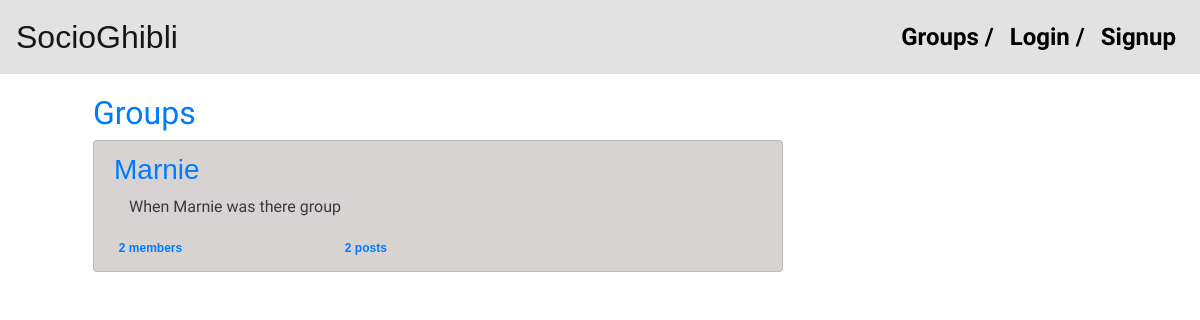
Page /groups/ on the earlier database version.
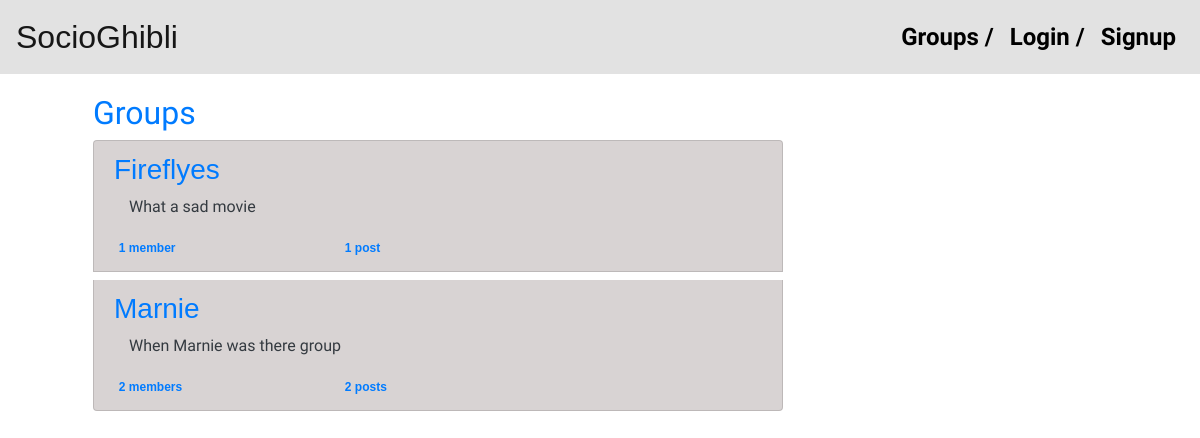
Same page on the later database version.
### groups/models.py (models this page shows, shortened)
class SocioGhibliGroup(models.Model):
    name = models.CharField(max_length=255, unique=True)
    slug = models.SlugField(allow_unicode=True, unique=True)
    description = models.TextField(blank=False, default='')
    description_html = models.TextField(editable=False, default='', blank=True)
    members = models.ManyToManyField(current_user, through="SocioGhibliGroupMember")
    class Meta:
        ordering = ["name"]

### groups/views.py (the view)
# urls.py: path("", views.ListSocioGhibliGroupView.as_view(), name="all"),
class ListSocioGhibliGroupView(ListView):
    model = SocioGhibliGroup
    template_name = "groups/group_list.html"

### groups/templates/groups/group_list.html (shortened to what this page needs)
{% extends "groups/group_base.html" %}
{% block pregroup %}
  <div class="col-md-4">
    <div class="content">
      <h2>Groups</h2>
    </div>
  </div>
{% endblock %}
{% block group_content %}
  <div class="col-md-8">
    <div class="list-group">
      {% for group in object_list %}
        <a class="list-group-item mb-2" href="{% url 'groups:single' slug=group.slug %}">
          <h3 class="title list-group-item-heading aria-font">
            {{ group.name }}
          </h3>
          <div class="list-group-item-text container-fluid">
            {{ group.description_html|safe }}
          </div>
          <div class="row">
            <div class="col-md-4">
              <span class="badge aria-font">{{ group.members.count }} member{{ group.members.count|pluralize }}</span>
            </div>
            <div class="col-md-4">
              <span class="badge aria-font">{{ group.posts.count }} post{{ group.posts.count|pluralize }}</span>
            </div>
          </div>
        </a>
      {% endfor %}
    </div>
  </div>
{% endblock %}

Differences in the rows shown:
added SocioGhibliGroup: name "Fireflyes", description_html "What a sad movie", members.count "1", posts.count "1"
